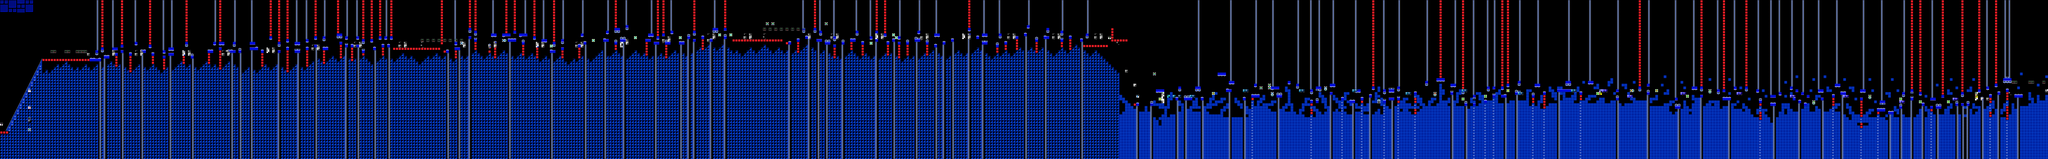

This is a level from a 2D game, rendered from its Tiled map with the project's own tilesets. A one-line summary and the map file follow, with tile-layer data summarised:
An orthogonal 730x57 tile map with 16x16 px tiles, 2 tile layers (SP, ...), 2 tilesets, 2 image layers.

<map version="1.10" tiledversion="1.11.2" orientation="orthogonal" renderorder="right-down" width="730" height="57" tilewidth="16" tileheight="16" infinite="0" nextlayerid="5" nextobjectid="1">
 <editorsettings>
  <chunksize width="16" height="27" />
  <export target="../../../../../../Users/Kalel Elijah/OneDrive/Documents/nullscapes.csv" format="csv" />
 </editorsettings>
 <tileset firstgid="1" name="famidash" tilewidth="16" tileheight="16" tilecount="256" columns="16">
  <image source="../../../GRAPHICS/famidash.bmp" width="256" height="256" />
 </tileset>
 <tileset firstgid="257" name="sprites" tilewidth="16" tileheight="16" tilecount="256" columns="16">
  <image source="../../../GRAPHICS/sprites.png" width="256" height="256" />
 </tileset>
 <imagelayer id="3" name="Image Layer 1" parallaxx="0.9" parallaxy="0.9" repeatx="1" repeaty="1">
  <image source="../../../GRAPHICS/Old/parallax Blue.bmp" width="144" height="72" />
 </imagelayer>
 <imagelayer id="4" name="Image Layer 2" offsetx="0" offsety="912" repeatx="1">
  <image source="../../../GRAPHICS/ground.bmp" width="64" height="128" />
 </imagelayer>
 <layer id="1" width="730" height="57">
  <data>[41610 cells, 41591 non-empty, 25 distinct tile ids]</data>
 </layer>
 <layer id="2" name="SP" width="730" height="57">
  <data>[41610 cells, 220 non-empty, 35 distinct tile ids]</data>
 </layer>
</map>
